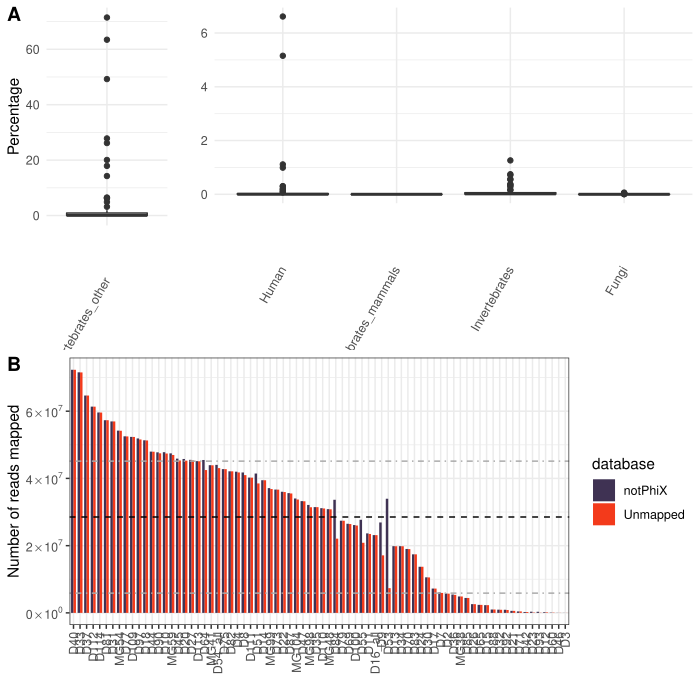

Source code (R):
setwd("~/XLSX/")


my_files <- list.files(pattern = "*.xlsx")

df.list = lapply(my_files, function(i){
  x = read_excel(i, sheet = "abundance.databases")
  x = x[,c(2,3,4)]
  x$file = i
  x
})

do <- as.data.frame(do.call(rbind, lapply(df.list, as.vector)))
df <- cbind(my.var=rownames(do), do)
df[df == "NULL"] <- NA

# Basic box plot
df$database <- factor(df$database, levels=c("notPhiX","Unmapped","Human","Vertebrates_mammals","Vertebrates_other", "Invertebrates", "Fungi"))
df.database <- df[df$database != "notPhiX",]
df.database <- df.database[df.database$database != "Unmapped",]
df.database <- df.database[df.database$database != "Vertebrates_other",]
#
df.Vertebrate <- df[df$database == "Vertebrates_other",]
#
p1 <- ggplot(df.Vertebrate, aes(x=database, y=Percentage)) + 
  geom_boxplot(width=0.8) + theme_minimal() +
  theme(axis.text.x = element_text(angle = 60, vjust = 0.5, hjust=1)) + xlab("")

p2 <- ggplot(df.database, aes(x=database, y=Percentage)) + 
  geom_boxplot(width=0.8) + theme_minimal() +
  theme(axis.text.x = element_text(angle = 60, vjust = 0.5, hjust=1)) + xlab("") + ylab("")

#
df.read <- df[df$database == "notPhiX" | df$database == "Unmapped",]
#
library(dplyr)
library(forcats)
library(stringr)
library(wesanderson)
library(cowplot)
mean.databases = df %>%
  group_by(database) %>%
  summarize(Mean = mean(`Number of reads mapped`, na.rm=TRUE),
            Q75 = quantile(`Number of reads mapped`, na.rm=TRUE,  probs = 0.75),
            Q25 = quantile(`Number of reads mapped`, na.rm=TRUE,  probs = 0.25),
            SD = sd(`Number of reads mapped`, na.rm=TRUE))


#
Unmapped.q75 = mean.databases$Q75[mean.databases$database == "Unmapped"]
Unmapped.mean = mean.databases$Mean[mean.databases$database == "Unmapped"]
Unmapped.q25 = mean.databases$Q25[mean.databases$database == "Unmapped"]
#
scientific_10 <- function(x) {
  parse(text=gsub("e\\+*", " %*% 10^", 
                  scales::scientific_format()(x))) }
#
p3 <- df.read %>%
  mutate(name = file %>% str_replace(".xlsx", "")) %>%
  mutate(name = fct_reorder(name, desc(`Number of reads mapped`))) %>%
  ggplot( aes(x=name, y=`Number of reads mapped`, fill=database)) +
  geom_bar(stat="identity", position=position_dodge(), alpha = 0.95, width = 0.75 ) +
  scale_fill_manual(values=wes_palette("Rushmore1")[4:5]) +
  scale_color_manual(values=wes_palette("Rushmore1")[4:5]) +
  theme_bw() + 
  theme(axis.text.x = element_text(angle = 90, vjust = 0.5, hjust=1)) +
  geom_hline(yintercept=Unmapped.q75, linetype="dotdash", color = "darkgrey") +
  geom_hline(yintercept=Unmapped.mean, linetype="dashed", color = "black") +
  geom_hline(yintercept=Unmapped.q25, linetype="dotdash", color = "darkgrey") +
  scale_y_continuous(label=scientific_10)


plot1 <- plot_grid(p1, p2, nrow = 1, rel_widths = c(1, 3))
plot1 <- plot_grid(plot1,p3, ncol = 1, labels = "AUTO")
plot1

## Make some pie plots
df.list = lapply(my_files, function(i){
  x = read_excel(i, sheet = "positive.species.Invertebrates")
  x = x[,c("Reads","Genus")]
  x$file = i
  x
})

do <- as.data.frame(do.call(rbind, lapply(df.list, as.vector)))
df <- cbind(my.var=rownames(do), do)
df[df == "NULL"] <- NA
